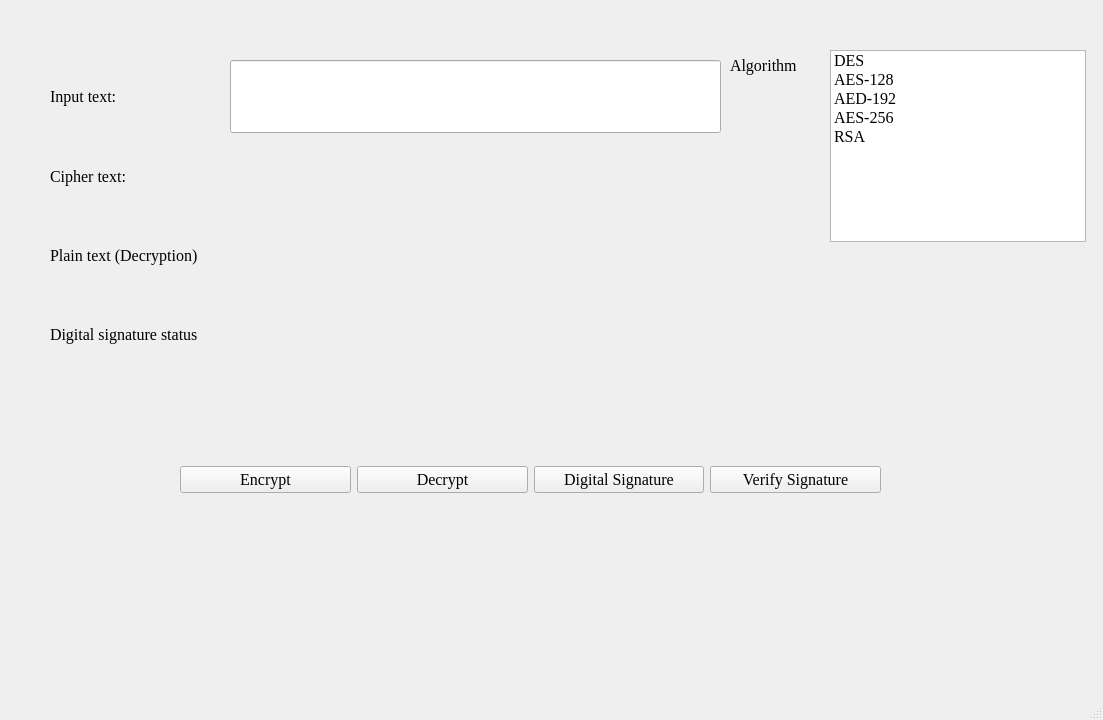
<?xml version="1.0" encoding="UTF-8"?>
<ui version="4.0">
 <class>MainWindow</class>
 <widget class="QMainWindow" name="MainWindow">
  <property name="geometry">
   <rect>
    <x>0</x>
    <y>0</y>
    <width>1103</width>
    <height>720</height>
   </rect>
  </property>
  <property name="windowTitle">
   <string>MainWindow</string>
  </property>
  <widget class="QWidget" name="centralwidget">
   <widget class="QLabel" name="label_3">
    <property name="geometry">
     <rect>
      <x>730</x>
      <y>50</y>
      <width>81</width>
      <height>31</height>
     </rect>
    </property>
    <property name="font">
     <font>
      <family>Times New Roman</family>
      <pointsize>12</pointsize>
     </font>
    </property>
    <property name="text">
     <string>Algorithm</string>
    </property>
   </widget>
   <widget class="QWidget" name="verticalLayoutWidget">
    <property name="geometry">
     <rect>
      <x>50</x>
      <y>60</y>
      <width>183</width>
      <height>311</height>
     </rect>
    </property>
    <layout class="QVBoxLayout" name="verticalLayout">
     <item>
      <widget class="QLabel" name="label_2">
       <property name="font">
        <font>
         <family>Times New Roman</family>
         <pointsize>12</pointsize>
        </font>
       </property>
       <property name="text">
        <string>Input text:</string>
       </property>
      </widget>
     </item>
     <item>
      <widget class="QLabel" name="label_5">
       <property name="font">
        <font>
         <family>Times New Roman</family>
         <pointsize>12</pointsize>
        </font>
       </property>
       <property name="text">
        <string>Cipher text:</string>
       </property>
      </widget>
     </item>
     <item>
      <widget class="QLabel" name="label_4">
       <property name="font">
        <font>
         <family>Times New Roman</family>
         <pointsize>12</pointsize>
        </font>
       </property>
       <property name="text">
        <string>Plain text (Decryption)</string>
       </property>
      </widget>
     </item>
     <item>
      <widget class="QLabel" name="label_6">
       <property name="font">
        <font>
         <family>Times New Roman</family>
         <pointsize>12</pointsize>
        </font>
       </property>
       <property name="text">
        <string>Digital signature status</string>
       </property>
      </widget>
     </item>
    </layout>
   </widget>
   <widget class="QListWidget" name="listWidget">
    <property name="geometry">
     <rect>
      <x>830</x>
      <y>50</y>
      <width>256</width>
      <height>192</height>
     </rect>
    </property>
    <property name="font">
     <font>
      <family>Times New Roman</family>
      <pointsize>12</pointsize>
     </font>
    </property>
    <item>
     <property name="text">
      <string>DES</string>
     </property>
    </item>
    <item>
     <property name="text">
      <string>AES-128</string>
     </property>
    </item>
    <item>
     <property name="text">
      <string>AED-192</string>
     </property>
    </item>
    <item>
     <property name="text">
      <string>AES-256</string>
     </property>
    </item>
    <item>
     <property name="text">
      <string>RSA</string>
     </property>
    </item>
   </widget>
   <widget class="QWidget" name="horizontalLayoutWidget">
    <property name="geometry">
     <rect>
      <x>180</x>
      <y>440</y>
      <width>701</width>
      <height>80</height>
     </rect>
    </property>
    <layout class="QHBoxLayout" name="horizontalLayout">
     <item>
      <widget class="QPushButton" name="encryptButton">
       <property name="font">
        <font>
         <family>Times New Roman</family>
         <pointsize>12</pointsize>
        </font>
       </property>
       <property name="text">
        <string>Encrypt</string>
       </property>
      </widget>
     </item>
     <item>
      <widget class="QPushButton" name="decryptButton">
       <property name="font">
        <font>
         <family>Times New Roman</family>
         <pointsize>12</pointsize>
        </font>
       </property>
       <property name="text">
        <string>Decrypt</string>
       </property>
      </widget>
     </item>
     <item>
      <widget class="QPushButton" name="digitalSignatureButton">
       <property name="font">
        <font>
         <family>Times New Roman</family>
         <pointsize>12</pointsize>
        </font>
       </property>
       <property name="text">
        <string>Digital Signature</string>
       </property>
      </widget>
     </item>
     <item>
      <widget class="QPushButton" name="verifyButton">
       <property name="font">
        <font>
         <family>Times New Roman</family>
         <pointsize>12</pointsize>
        </font>
       </property>
       <property name="text">
        <string>Verify Signature</string>
       </property>
      </widget>
     </item>
    </layout>
   </widget>
   <widget class="QWidget" name="verticalLayoutWidget_2">
    <property name="geometry">
     <rect>
      <x>230</x>
      <y>60</y>
      <width>491</width>
      <height>311</height>
     </rect>
    </property>
    <layout class="QVBoxLayout" name="verticalLayout_2">
     <property name="topMargin">
      <number>0</number>
     </property>
     <item>
      <widget class="QLineEdit" name="inputText">
       <property name="sizePolicy">
        <sizepolicy hsizetype="Expanding" vsizetype="Preferred">
         <horstretch>0</horstretch>
         <verstretch>0</verstretch>
        </sizepolicy>
       </property>
       <property name="font">
        <font>
         <family>Times New Roman</family>
         <pointsize>10</pointsize>
        </font>
       </property>
      </widget>
     </item>
     <item>
      <widget class="QLabel" name="cipherTextLabel">
       <property name="font">
        <font>
         <family>Times New Roman</family>
        </font>
       </property>
       <property name="text">
        <string/>
       </property>
      </widget>
     </item>
     <item>
      <widget class="QLabel" name="decryptionTextLabel">
       <property name="font">
        <font>
         <family>Times New Roman</family>
        </font>
       </property>
       <property name="text">
        <string/>
       </property>
      </widget>
     </item>
     <item>
      <widget class="QLabel" name="digitalSignatureVerificationLabel">
       <property name="font">
        <font>
         <family>Times New Roman</family>
         <pointsize>12</pointsize>
        </font>
       </property>
       <property name="text">
        <string/>
       </property>
      </widget>
     </item>
    </layout>
   </widget>
  </widget>
  <widget class="QMenuBar" name="menubar">
   <property name="geometry">
    <rect>
     <x>0</x>
     <y>0</y>
     <width>1103</width>
     <height>26</height>
    </rect>
   </property>
  </widget>
  <widget class="QStatusBar" name="statusbar"/>
 </widget>
 <resources/>
 <connections/>
</ui>
